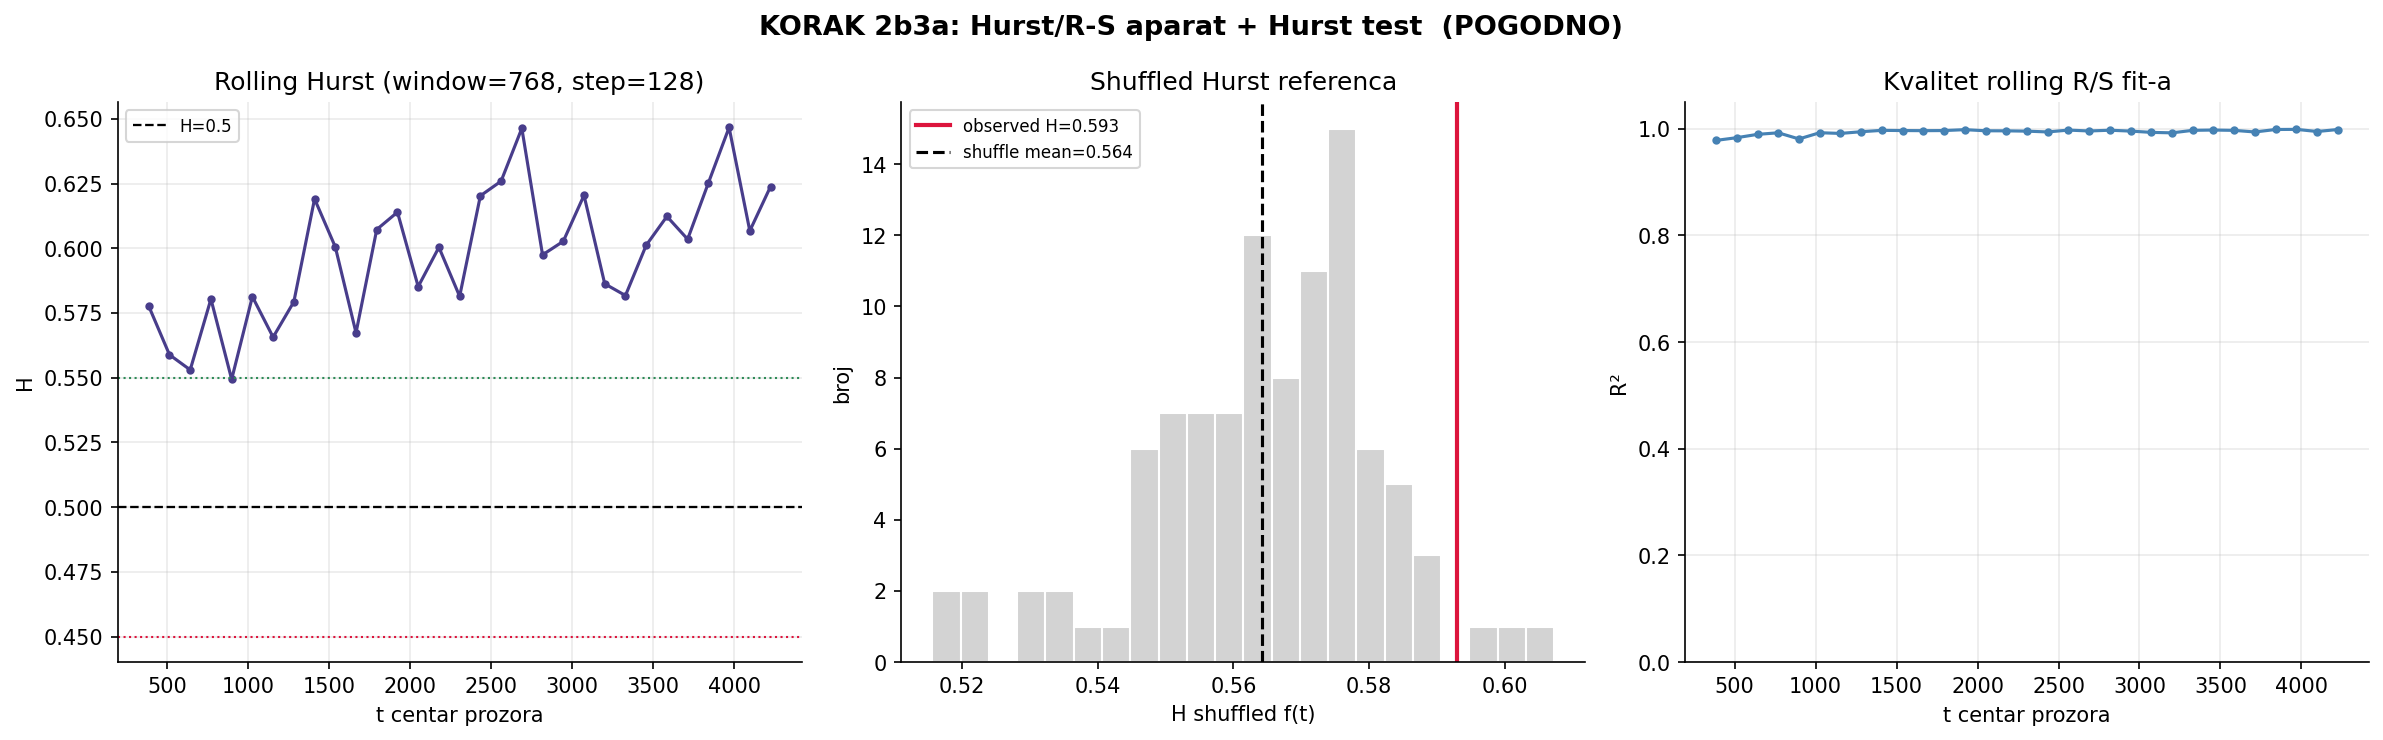

Write the Python code that produced this figure.
"""
3_KarlWeierstrass_NEXT5_2b3a — POGODNI deo iz 1_KarlWeierstrass_v2.py
Aparat 2b: Hurst / R-S analiza  +  Test 3a: Hurst eksponent

Self-contained:
  - KORAK 1: ucitavanje 4624 izvlacenja i izgradnja f(t) = lex-indeks
  - KORAK 2b: globalni Hurst nad f(t) (priprema)
  - KORAK 2b3a: rolling/local Hurst kroz vreme, shuffled Hurst referenca

Output:
  3_KarlWeierstrass_NEXT5_2b3a.png
  3_KarlWeierstrass_NEXT5_2b3a.txt
"""

import csv
import math
import os
import time
from datetime import timedelta

import matplotlib.pyplot as plt
import numpy as np


T0 = time.time()

CSV_DRAWS = "/Users/4c/Desktop/GHQ/data/loto7_4624_k43.csv"

HERE = os.path.dirname(os.path.abspath(__file__))
PNG_PATH = os.path.join(HERE, "3_KarlWeierstrass_NEXT5_2b3a.png")
TXT_PATH = os.path.join(HERE, "3_KarlWeierstrass_NEXT5_2b3a.txt")

N_MAX = 39
K_PICK = 7
TOTAL_COMBOS = math.comb(N_MAX, K_PICK)


# ─── helperi (samo oni potrebni za 2b + 2b3a) ────────────────────────
def read_loto_csv(path):
    rows = []
    with open(path, "r", encoding="utf-8", newline="") as f:
        reader = csv.reader(f)
        for row in reader:
            if len(row) < K_PICK:
                continue
            try:
                nums = tuple(sorted(int(x) for x in row[:K_PICK]))
            except ValueError:
                continue
            if len(nums) == K_PICK and len(set(nums)) == K_PICK:
                rows.append(nums)
    return rows


def lex_rank_1based(combo, n=N_MAX, k=K_PICK):
    """1-based lex indeks (poklapa se sa rednim brojem u kombinacije_39C7.csv)."""
    combo = tuple(sorted(combo))
    rank0 = 0
    prev = 0
    for i, value in enumerate(combo):
        remaining = k - i - 1
        for candidate in range(prev + 1, value):
            rank0 += math.comb(n - candidate, remaining)
        prev = value
    return rank0 + 1


def hurst_rs(series, min_window=8, max_window=None):
    """R/S Hurst procena: slope log(R/S) prema log(window)."""
    x = np.asarray(series, dtype=float)
    n = len(x)
    if max_window is None:
        max_window = max(min_window * 2, n // 4)

    windows = []
    w = min_window
    while w <= max_window:
        windows.append(w)
        w = int(w * 1.45) + 1

    used_windows = []
    rs_values = []
    for w in windows:
        chunks = n // w
        if chunks < 2:
            continue
        vals = []
        for i in range(chunks):
            seg = x[i * w:(i + 1) * w]
            y = seg - seg.mean()
            z = np.cumsum(y)
            r = z.max() - z.min()
            s = seg.std(ddof=1)
            if s > 0:
                vals.append(r / s)
        if vals:
            used_windows.append(w)
            rs_values.append(float(np.mean(vals)))

    used_windows = np.asarray(used_windows, dtype=float)
    rs_values = np.asarray(rs_values, dtype=float)
    slope, intercept = np.polyfit(np.log(used_windows), np.log(rs_values), 1)
    fit = intercept + slope * np.log(used_windows)
    ss_res = float(np.sum((np.log(rs_values) - fit) ** 2))
    ss_tot = float(np.sum((np.log(rs_values) - np.log(rs_values).mean()) ** 2))
    r2 = 1.0 - ss_res / ss_tot if ss_tot > 0 else float("nan")
    return float(slope), float(intercept), float(r2), used_windows, rs_values


def rolling_hurst_rs(series, window=768, step=128):
    """Rolling R/S Hurst procena kroz vreme."""
    x = np.asarray(series, dtype=float)
    centers = []
    hvals = []
    r2vals = []
    for start in range(0, len(x) - window + 1, step):
        seg = x[start:start + window]
        h, _, r2, _, _ = hurst_rs(seg, min_window=8, max_window=max(32, window // 4))
        centers.append(start + window // 2 + 1)
        hvals.append(h)
        r2vals.append(r2)
    return (
        np.asarray(centers, dtype=float),
        np.asarray(hvals, dtype=float),
        np.asarray(r2vals, dtype=float),
    )


# ─── KORAK 1: f(t) = lex-indeks ──────────────────────────────────────
draws = read_loto_csv(CSV_DRAWS)
N = len(draws)
lex_idx = np.array([lex_rank_1based(c) for c in draws], dtype=np.float64)

print()
print("3_KarlWeierstrass_NEXT5_2b3a — KORAK 1: formiranje krive f(t)")
print(f"  CSV:                  {CSV_DRAWS}")
print(f"  Ucitano izvlacenja:    {N}")
print(f"  C(39,7):              {TOTAL_COMBOS:,}")
print()

with open(TXT_PATH, "w", encoding="utf-8") as f:
    f.write("3_KarlWeierstrass_NEXT5_2b3a — Hurst/R-S + Hurst (POGODNO)\n")
    f.write("=" * 60 + "\n\n")
    f.write("KORAK 1: Weierstrass-ova funkcija nad svih izvucenih kombinacija\n\n")
    f.write(f"  CSV izvucenih:        {CSV_DRAWS}\n")
    f.write(f"  Ucitano izvlacenja:    {N}\n")
    f.write(f"  C(39,7):              {TOTAL_COMBOS:,}\n")
    f.write("  f(t) = lex-indeks izvucene kombinacije u skupu svih 39C7\n\n")


# ─── KORAK 2b: globalni Hurst nad f(t) (priprema) ────────────────────
hurst_f, hurst_intercept, hurst_r2, hurst_windows, hurst_rs_values = hurst_rs(lex_idx)


# ─── KORAK 2b3a: rolling/local Hurst + shuffled referenca ────────────
T0_2B3A = time.time()

rolling_window = 768
rolling_step = 128
roll_centers, roll_h, roll_r2 = rolling_hurst_rs(
    lex_idx, window=rolling_window, step=rolling_step
)

rng_2b3a = np.random.default_rng(46)
hurst_shuffle_runs = 100
shuffle_h_f = []
for _ in range(hurst_shuffle_runs):
    shuffled_f = rng_2b3a.permutation(lex_idx)
    h_shuf, _, _, _, _ = hurst_rs(shuffled_f)
    shuffle_h_f.append(h_shuf)
shuffle_h_f = np.asarray(shuffle_h_f, dtype=float)

shuffle_h_mean = float(shuffle_h_f.mean())
shuffle_h_std = float(shuffle_h_f.std(ddof=1))
shuffle_h_p_high = float(np.mean(shuffle_h_f >= hurst_f))
shuffle_h_p_low = float(np.mean(shuffle_h_f <= hurst_f))
shuffle_h_z = (hurst_f - shuffle_h_mean) / (shuffle_h_std + 1e-12)

roll_h_mean = float(roll_h.mean())
roll_h_std = float(roll_h.std(ddof=1))
roll_h_min = float(roll_h.min())
roll_h_max = float(roll_h.max())
roll_persistent_count = int(np.sum(roll_h > 0.55))
roll_antipersistent_count = int(np.sum(roll_h < 0.45))

if shuffle_h_p_high <= 0.05 and hurst_f > shuffle_h_mean:
    hurst_2b3a_note = "globalni H je iznad shuffled reference"
elif shuffle_h_p_low <= 0.05 and hurst_f < shuffle_h_mean:
    hurst_2b3a_note = "globalni H je ispod shuffled reference"
else:
    hurst_2b3a_note = "globalni H nije jak odmak od shuffled reference"

print()
print("KORAK 2b3a: Aparat 2b Hurst/R-S + Test 3a Hurst eksponent")
print(f"  global H(f(t)) = {hurst_f:.4f}   R²={hurst_r2:.4f}")
print(f"  rolling H: mean={roll_h_mean:.4f} std={roll_h_std:.4f} "
      f"min={roll_h_min:.4f} max={roll_h_max:.4f}")
print(f"  rolling prozori: persistent={roll_persistent_count}/{len(roll_h)}  "
      f"anti={roll_antipersistent_count}/{len(roll_h)}")
print(f"  shuffled H: mean={shuffle_h_mean:.4f} std={shuffle_h_std:.4f} "
      f"z={shuffle_h_z:.2f} p_high={shuffle_h_p_high:.4f}")
print(f"  ⇒ {hurst_2b3a_note}")
print()

fig2b3a, ax2b3a = plt.subplots(1, 3, figsize=(16, 5))
fig2b3a.suptitle("KORAK 2b3a: Hurst/R-S aparat + Hurst test  (POGODNO)",
                 fontsize=13, fontweight="bold")

ax2b3a[0].plot(roll_centers, roll_h, "o-", markersize=3, color="darkslateblue")
ax2b3a[0].axhline(0.5, color="black", linestyle="--", linewidth=1.1, label="H=0.5")
ax2b3a[0].axhline(0.55, color="seagreen", linestyle=":", linewidth=1.0)
ax2b3a[0].axhline(0.45, color="crimson", linestyle=":", linewidth=1.0)
ax2b3a[0].set_title(f"Rolling Hurst (window={rolling_window}, step={rolling_step})")
ax2b3a[0].set_xlabel("t centar prozora")
ax2b3a[0].set_ylabel("H")
ax2b3a[0].legend(fontsize=8)
ax2b3a[0].grid(True, alpha=0.25)

ax2b3a[1].hist(shuffle_h_f, bins=22, color="lightgray", edgecolor="white")
ax2b3a[1].axvline(hurst_f, color="crimson", linewidth=2,
                  label=f"observed H={hurst_f:.3f}")
ax2b3a[1].axvline(shuffle_h_mean, color="black", linestyle="--",
                  label=f"shuffle mean={shuffle_h_mean:.3f}")
ax2b3a[1].set_title("Shuffled Hurst referenca")
ax2b3a[1].set_xlabel("H shuffled f(t)")
ax2b3a[1].set_ylabel("broj")
ax2b3a[1].legend(fontsize=8)

ax2b3a[2].plot(roll_centers, roll_r2, "o-", markersize=3, color="steelblue")
ax2b3a[2].set_ylim(0, 1.05)
ax2b3a[2].set_title("Kvalitet rolling R/S fit-a")
ax2b3a[2].set_xlabel("t centar prozora")
ax2b3a[2].set_ylabel("R²")
ax2b3a[2].grid(True, alpha=0.25)

for a in ax2b3a:
    a.spines["top"].set_visible(False)
    a.spines["right"].set_visible(False)

fig2b3a.tight_layout()
fig2b3a.savefig(PNG_PATH, dpi=150, bbox_inches="tight")
plt.show()

with open(TXT_PATH, "a", encoding="utf-8") as f:
    f.write("\n")
    f.write("=" * 60 + "\n")
    f.write("KORAK 2b3a: Aparat 2b Hurst/R-S + Test 3a Hurst eksponent\n")
    f.write("=" * 60 + "\n\n")
    f.write(f"  PNG:                  {PNG_PATH}\n\n")
    f.write("Globalni Hurst nad f(t):\n")
    f.write(f"  H(f(t))               = {hurst_f:.8f}\n")
    f.write(f"  R^2                   = {hurst_r2:.8f}\n\n")
    f.write("Rolling/local Hurst:\n")
    f.write(f"  window                = {rolling_window}\n")
    f.write(f"  step                  = {rolling_step}\n")
    f.write(f"  broj prozora          = {len(roll_h)}\n")
    f.write(f"  mean H                = {roll_h_mean:.8f}\n")
    f.write(f"  std H                 = {roll_h_std:.8f}\n")
    f.write(f"  min H                 = {roll_h_min:.8f}\n")
    f.write(f"  max H                 = {roll_h_max:.8f}\n")
    f.write(f"  persistent H>0.55     = {roll_persistent_count}/{len(roll_h)}\n")
    f.write(f"  anti H<0.45           = {roll_antipersistent_count}/{len(roll_h)}\n\n")
    f.write("Shuffled Hurst referenca:\n")
    f.write(f"  runs                  = {hurst_shuffle_runs}\n")
    f.write(f"  mean                  = {shuffle_h_mean:.8f}\n")
    f.write(f"  std                   = {shuffle_h_std:.8f}\n")
    f.write(f"  z                     = {shuffle_h_z:.8f}\n")
    f.write(f"  p_high                = {shuffle_h_p_high:.8f}\n")
    f.write(f"  p_low                 = {shuffle_h_p_low:.8f}\n")
    f.write(f"  interpret.            = {hurst_2b3a_note}\n\n")
    f.write("Rolling H tacke:\n")
    f.write(f"  {'center':<10}{'H':>16}{'R^2':>16}\n")
    for center, hval, r2val in zip(roll_centers.astype(int), roll_h, roll_r2):
        f.write(f"  {center:<10}{hval:>16,.8f}{r2val:>16,.8f}\n")
    f.write("\n")

    elapsed_2b3a = time.time() - T0_2B3A
    f.write(f"Vreme KORAKA 2b3a: {timedelta(seconds=int(elapsed_2b3a))} ({elapsed_2b3a:.1f} s)\n")
    f.write(f"Ukupno vreme:       {timedelta(seconds=int(time.time()-T0))} ({time.time()-T0:.1f} s)\n")

print(f"PNG saved → {PNG_PATH}")
print(f"TXT saved → {TXT_PATH}")
print(f"Vreme KORAKA 2b3a: {timedelta(seconds=int(time.time()-T0_2B3A))} "
      f"({time.time()-T0_2B3A:.1f} s)")
print(f"Ukupno vreme:      {timedelta(seconds=int(time.time()-T0))} "
      f"({time.time()-T0:.1f} s)")
print()
print("KRAJ 3_KarlWeierstrass_NEXT5_2b3a.")
print()
"""
3_KarlWeierstrass_NEXT5_2b3a — KORAK 1: formiranje krive f(t)
  CSV:                  /data/loto7_4624_k43.csv
  Ucitano izvlacenja:   4624
  C(39,7):              15,380,937


KORAK 2b3a: Aparat 2b Hurst/R-S + Test 3a Hurst eksponent
  global H(f(t)) = 0.5931   R²=0.9988
  rolling H: mean=0.5974 std=0.0252 min=0.5494 max=0.6466
  rolling prozori: persistent=30/31  anti=0/31
  shuffled H: mean=0.5642 std=0.0173 z=1.67 p_high=0.0300
  ⇒ globalni H je iznad shuffled reference

PNG saved → /3_KarlWeierstrass_NEXT5_2b3a.png
TXT saved → /3_KarlWeierstrass_NEXT5_2b3a.txt
Vreme KORAKA 2b3a: 0:00:24 (24.3 s)
Ukupno vreme:      0:00:24 (24.4 s)

KRAJ 3_KarlWeierstrass_NEXT5_2b3a.
"""



###############   PREDIKCIJA 5  ###############################

"""
NEXT5 (2b3a, Hurst global+rolling) — trend extrapolacija perzistentnog režima H>0.5.
"""


def lex_unrank_1based(rank, n=N_MAX, k=K_PICK):
    """Vracanje 1-based lex indeksa u Loto 7/39 kombinaciju."""
    rank0 = int(rank) - 1
    combo = []
    prev = 0
    for i in range(k):
        remaining = k - i - 1
        for candidate in range(prev + 1, n + 1):
            count = math.comb(n - candidate, remaining)
            if rank0 >= count:
                rank0 -= count
            else:
                combo.append(candidate)
                prev = candidate
                break
    return tuple(combo)


T0_PRED5 = time.time()

# H>0.5 znaci perzistentan rezim: lokalni drift se ne gasi potpuno,
# vec se skalira jacom/slabijom udaljenoscu od Brown reference H=0.5.
last_lex = float(lex_idx[-1])
last_h = float(roll_h[-1])
global_h = float(hurst_f)
last_r2 = float(roll_r2[-1])

local_window = rolling_window
local_y = np.asarray(lex_idx[-local_window:], dtype=float)
local_x = np.arange(len(local_y), dtype=float)
local_slope, local_intercept = np.polyfit(local_x, local_y, 1)
local_fit = local_intercept + local_slope * local_x
local_resid = local_y - local_fit
local_resid_std = float(local_resid.std(ddof=1))

recent_incr = np.diff(local_y)
recent_mean_incr = float(recent_incr.mean())
last_incr = float(np.diff(lex_idx)[-1])

persistence_strength = float(np.clip((last_h - 0.5) / 0.15, 0.0, 1.0))
global_strength = float(np.clip((global_h - 0.5) / 0.15, 0.0, 1.0))
combined_strength = float((persistence_strength + global_strength) / 2.0)

# Blend: lokalni trend je osnova, zadnji inkrement ulazi samo koliko je rezim perzistentan.
pred_incr = (1.0 - combined_strength) * recent_mean_incr + combined_strength * last_incr
pred_lex_float = last_lex + pred_incr
pred_lex = int(np.clip(round(pred_lex_float), 1, TOTAL_COMBOS))
pred_combo = lex_unrank_1based(pred_lex)

z_grid = [-1.28, -0.84, -0.43, 0.0, 0.43, 0.84, 1.28]
candidate_rows = []
seen_lex = set()
for z in z_grid:
    cand_lex = int(np.clip(round(pred_lex_float + z * local_resid_std), 1, TOTAL_COMBOS))
    if cand_lex in seen_lex:
        continue
    seen_lex.add(cand_lex)
    candidate_rows.append((z, cand_lex, lex_unrank_1based(cand_lex)))

print()
print("PREDIKCIJA 5 — NEXT5 / 2b3a / Hurst perzistentni rezim")
print(f"  H global               = {global_h:.8f}")
print(f"  H zadnji rolling       = {last_h:.8f}")
print(f"  R2 zadnji rolling      = {last_r2:.8f}")
print(f"  persistence strength   = {combined_strength:.6f}")
print(f"  lokalni slope          = {local_slope:,.2f}")
print(f"  recent mean dX         = {recent_mean_incr:,.2f}")
print(f"  zadnji dX              = {last_incr:,.2f}")
print(f"  pred. inkrement        = {pred_incr:,.2f}")
print(f"  pred. lex              = {pred_lex:,}")
print(f"  pred. kombinacija      = {pred_combo}")
print("  kandidati oko Hurst-trend prognoze:")
for z, cand_lex, combo in candidate_rows:
    print(f"    z={z:>5.2f}  lex={cand_lex:>10,}  combo={combo}")
print()

with open(TXT_PATH, "a", encoding="utf-8") as f:
    f.write("\n")
    f.write("=" * 60 + "\n")
    f.write("PREDIKCIJA 5: NEXT5 / 2b3a / Hurst perzistentni rezim\n")
    f.write("=" * 60 + "\n\n")
    f.write("Model:\n")
    f.write("  H(f)>0.5 i skoro svi rolling prozori H>0.55 pokazuju perzistentan rezim.\n")
    f.write("  Lokalni trend u zadnjem rolling prozoru se kombinuje sa zadnjim inkrementom.\n")
    f.write("  Sto je H dalje iznad 0.5, to zadnji inkrement ima vecu tezinu.\n\n")
    f.write("Parametri:\n")
    f.write(f"  H global               = {global_h:.8f}\n")
    f.write(f"  H zadnji rolling       = {last_h:.8f}\n")
    f.write(f"  R2 zadnji rolling      = {last_r2:.8f}\n")
    f.write(f"  persistence strength   = {combined_strength:.8f}\n")
    f.write(f"  local window           = {local_window}\n")
    f.write(f"  lokalni slope          = {local_slope:,.8f}\n")
    f.write(f"  lokalni resid std      = {local_resid_std:,.8f}\n")
    f.write(f"  recent mean dX         = {recent_mean_incr:,.8f}\n")
    f.write(f"  zadnji dX              = {last_incr:,.8f}\n")
    f.write(f"  zadnji lex             = {int(last_lex):,}\n")
    f.write(f"  pred. inkrement        = {pred_incr:,.8f}\n\n")
    f.write("Glavna prognoza:\n")
    f.write(f"  pred. lex float        = {pred_lex_float:,.8f}\n")
    f.write(f"  pred. lex              = {pred_lex:,}\n")
    f.write(f"  pred. kombinacija      = {pred_combo}\n\n")
    f.write("Kandidati oko Hurst-trend prognoze:\n")
    f.write(f"  {'z':>8}{'lex':>14}  kombinacija\n")
    for z, cand_lex, combo in candidate_rows:
        f.write(f"  {z:>8.2f}{cand_lex:>14,}  {combo}\n")
    f.write("\n")
    elapsed_pred5 = time.time() - T0_PRED5
    f.write(f"Vreme PREDIKCIJE 5: {timedelta(seconds=int(elapsed_pred5))} ({elapsed_pred5:.1f} s)\n")

print(f"TXT updated → {TXT_PATH}")
print(f"Vreme PREDIKCIJE 5: {timedelta(seconds=int(time.time()-T0_PRED5))} "
      f"({time.time()-T0_PRED5:.1f} s)")
print()


"""
Predikcija iz Hurst perzistentnog režima: lokalni trend/drift iz rolling prozora skaliran snagom H signala.

Poslednji rolling H, lokalni linearni drift u zadnjem Hurst prozoru i perzistentnost H>0.5 kao težinu za sledeći lex.

koristi globalni H i poslednji rolling H
računa lokalni trend u zadnjem rolling prozoru
kombinuje lokalni prosečni inkrement i zadnji inkrement prema jačini perzistentnosti H > 0.5
vraća lex u Loto 7/39 kombinaciju
dodaje kandidate oko prognoze preko lokalne rezidualne širine
upisuje u 3_KarlWeierstrass_NEXT5_2b3a.txt
"""



"""
3_KarlWeierstrass_NEXT5_2b3a — KORAK 1: formiranje krive f(t)
  CSV:                  /data/loto7_4624_k43.csv
  Ucitano izvlacenja:   4624
  C(39,7):              15,380,937


KORAK 2b3a: Aparat 2b Hurst/R-S + Test 3a Hurst eksponent
  global H(f(t)) = 0.5931   R²=0.9988
  rolling H: mean=0.5974 std=0.0252 min=0.5494 max=0.6466
  rolling prozori: persistent=30/31  anti=0/31
  shuffled H: mean=0.5642 std=0.0173 z=1.67 p_high=0.0300
  ⇒ globalni H je iznad shuffled reference

PNG saved → /3_KarlWeierstrass_NEXT5_2b3a.png
TXT saved → /3_KarlWeierstrass_NEXT5_2b3a.txt
Vreme KORAKA 2b3a: 0:00:06 (6.0 s)
Ukupno vreme:      0:00:06 (6.0 s)

KRAJ 3_KarlWeierstrass_NEXT5_2b3a.


PREDIKCIJA 5 — NEXT5 / 2b3a / Hurst perzistentni rezim
  H global               = 0.59306018
  H zadnji rolling       = 0.62382045
  R2 zadnji rolling      = 0.99842733
  persistence strength   = 0.722935
  lokalni slope          = -739.26
  recent mean dX         = -6,859.23
  zadnji dX              = -2,143,496.00
  pred. inkrement        = -1,551,509.64
  pred. lex              = 1
  pred. kombinacija      = (1, 2, 3, 4, 5, 6, 7)
  kandidati oko Hurst-trend prognoze:
    z=-1.28  lex=         1  combo=(1, 2, 3, 4, 5, 6, 7)
    z= 0.43  lex=   896,898  combo=(1, x, 6, y, 27, z, 38)
    z= 0.84  lex= 2,742,179  combo=(1, x, 23, y, 25, z, 38)
    z= 1.28  lex= 4,722,480  combo=(2, x, 13, y, 28, z, 38)

TXT updated → /3_KarlWeierstrass_NEXT5_2b3a.txt
Vreme PREDIKCIJE 5: 0:00:00 (0.0 s)
"""
